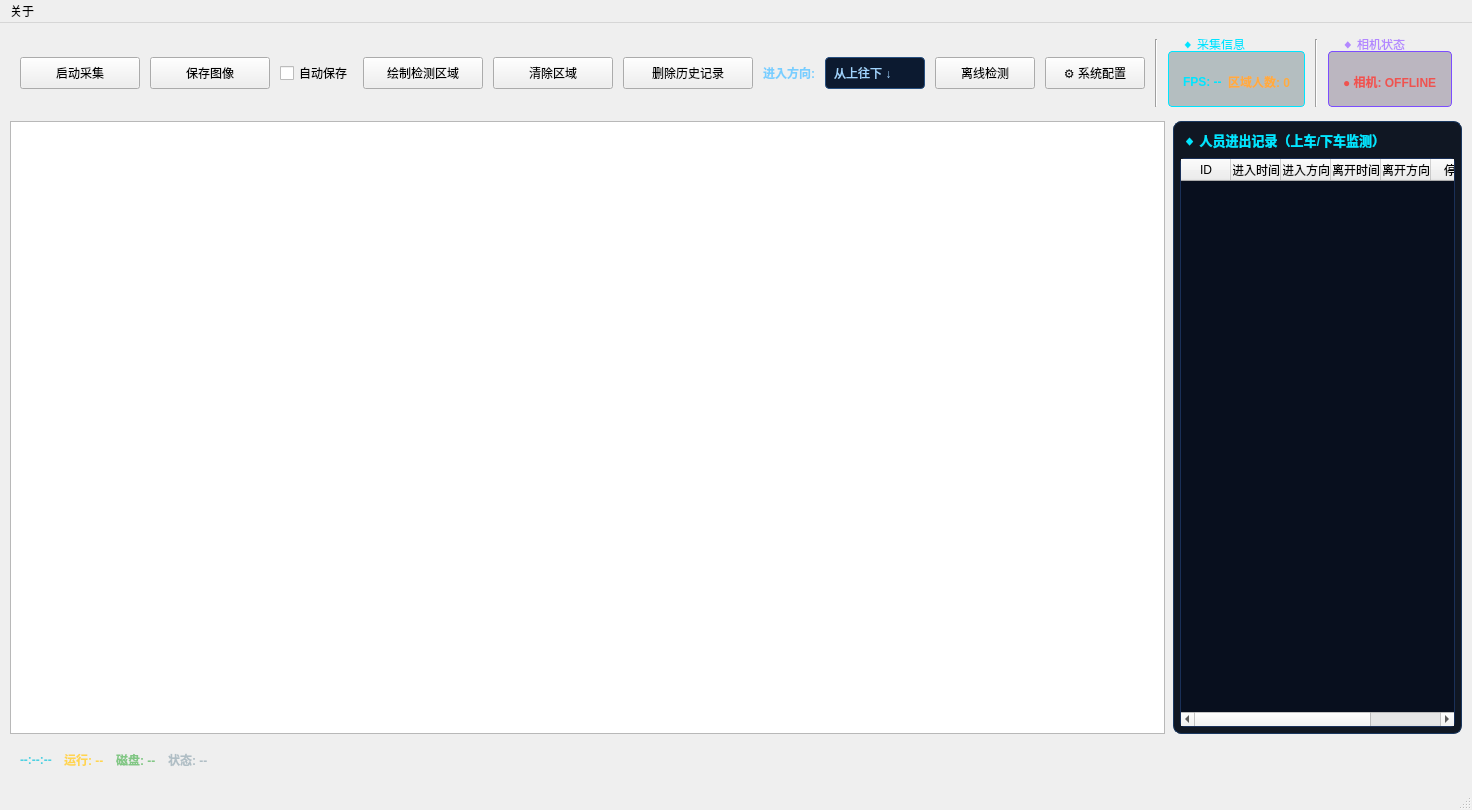
<?xml version="1.0" encoding="UTF-8"?>
<ui version="4.0">
 <class>MainWindow</class>
 <widget class="QMainWindow" name="MainWindow">
  <property name="geometry">
   <rect>
    <x>0</x>
    <y>0</y>
    <width>1440</width>
    <height>810</height>
   </rect>
  </property>
  <property name="windowTitle">
   <string>HX-CCD23 相机实时采集</string>
  </property>
  <widget class="QWidget" name="centralwidget">
   <layout class="QVBoxLayout" name="mainVerticalLayout">
    <property name="spacing">
     <number>8</number>
    </property>
    <property name="leftMargin">
     <number>10</number>
    </property>
    <property name="topMargin">
     <number>10</number>
    </property>
    <property name="rightMargin">
     <number>10</number>
    </property>
    <property name="bottomMargin">
     <number>10</number>
    </property>
    <!-- ===== 顶部工具栏行 ===== -->
    <item>
     <widget class="QFrame" name="toolBarFrame">
      <property name="sizePolicy">
       <sizepolicy hsizetype="Expanding" vsizetype="Fixed">
        <horstretch>0</horstretch>
        <verstretch>0</verstretch>
       </sizepolicy>
      </property>
      <property name="minimumSize">
       <size>
        <width>0</width>
        <height>80</height>
       </size>
      </property>
      <layout class="QHBoxLayout" name="toolBarLayout">
       <property name="spacing">
        <number>10</number>
       </property>
       <property name="leftMargin">
        <number>10</number>
       </property>
       <property name="topMargin">
        <number>6</number>
       </property>
       <property name="rightMargin">
        <number>10</number>
       </property>
       <property name="bottomMargin">
        <number>6</number>
       </property>
       <!-- 启动/停止采集 Toggle 按钮 -->
       <item>
        <widget class="QPushButton" name="btnToggle">
         <property name="minimumSize">
          <size>
           <width>120</width>
           <height>32</height>
          </size>
         </property>
         <property name="text">
          <string>启动采集</string>
         </property>
        </widget>
       </item>
       <!-- 保存图像按钮 -->
       <item>
        <widget class="QPushButton" name="btnSave">
         <property name="minimumSize">
          <size>
           <width>120</width>
           <height>32</height>
          </size>
         </property>
         <property name="text">
          <string>保存图像</string>
         </property>
        </widget>
       </item>
       <!-- 自动保存开关 -->
       <item>
        <widget class="QCheckBox" name="chkAutoSave">
         <property name="text">
          <string>自动保存</string>
         </property>
        </widget>
       </item>
       <!-- 绘制检测区域按钮 -->
       <item>
        <widget class="QPushButton" name="btnDrawRegion">
         <property name="minimumSize">
          <size>
           <width>120</width>
           <height>32</height>
          </size>
         </property>
         <property name="text">
          <string>绘制检测区域</string>
         </property>
        </widget>
       </item>
       <!-- 清除区域按钮 -->
       <item>
        <widget class="QPushButton" name="btnClearRegion">
         <property name="minimumSize">
          <size>
           <width>120</width>
           <height>32</height>
          </size>
         </property>
         <property name="text">
          <string>清除区域</string>
         </property>
        </widget>
       </item>
       <!-- 删除历史上下车记录按钮 -->
       <item>
        <widget class="QPushButton" name="btnClearHistory">
         <property name="minimumSize">
          <size>
           <width>130</width>
           <height>32</height>
          </size>
         </property>
         <property name="text">
          <string>删除历史记录</string>
         </property>
         <property name="toolTip">
          <string>删除本机保存的历史上下车/进出记录（含事件日志、访客记录、表格与计数）</string>
         </property>
        </widget>
       </item>
       <!-- 进入方向标签 -->
       <item>
        <widget class="QLabel" name="label_entryDir">
         <property name="text">
          <string>进入方向:</string>
         </property>
         <property name="styleSheet">
          <string notr="true">color: #78ceff; font-family: 'Consolas'; font-size: 12px; font-weight: bold;</string>
         </property>
        </widget>
       </item>
       <!-- 进入方向下拉框 -->
       <item>
        <widget class="QComboBox" name="cmbEntryDirection">
         <property name="minimumSize">
          <size>
           <width>100</width>
           <height>32</height>
          </size>
         </property>
         <property name="styleSheet">
          <string notr="true">QComboBox { background-color: #0c1a30; border: 1px solid #285080; border-radius: 4px; color: #a0d4ff; padding: 4px 8px; font-family: 'Consolas'; font-size: 12px; } QComboBox:hover { border-color: #40c8ff; } QComboBox::drop-down { border: none; width: 20px; } QComboBox QAbstractItemView { background-color: #0c1a30; border: 1px solid #285080; color: #a0d4ff; selection-background-color: #144888; }</string>
         </property>
         <item>
          <property name="text">
           <string>从上往下 ↓</string>
          </property>
         </item>
         <item>
          <property name="text">
           <string>从下往上 ↑</string>
          </property>
         </item>
        </widget>
       </item>
       <!-- 离线检测按钮 -->
       <item>
        <widget class="QPushButton" name="btnOfflineDetect">
         <property name="minimumSize">
          <size>
           <width>100</width>
           <height>32</height>
          </size>
         </property>
         <property name="text">
          <string>离线检测</string>
         </property>
        </widget>
       </item>
       <!-- 系统配置按钮 -->
       <item>
        <widget class="QPushButton" name="btnSettings">
         <property name="minimumSize">
          <size>
           <width>100</width>
           <height>32</height>
          </size>
         </property>
         <property name="text">
          <string>⚙ 系统配置</string>
         </property>
         <property name="toolTip">
          <string>打开系统配置（相机/推理/保存设置）</string>
         </property>
        </widget>
       </item>
       <!-- 分隔线 -->
       <item>
        <widget class="QFrame" name="sep1">
         <property name="frameShape">
          <enum>QFrame::VLine</enum>
         </property>
         <property name="frameShadow">
          <enum>QFrame::Sunken</enum>
         </property>
         <property name="styleSheet">
          <string notr="true">color: #2a3f5f;</string>
         </property>
        </widget>
       </item>
       <!-- 推理信息 -->
       <item>
        <widget class="QGroupBox" name="groupBox_info">
          <property name="styleSheet">
           <string notr="true">QGroupBox { border: 1px solid #00e5ff; border-radius: 4px; margin-top: 12px; padding: 2px 6px; background-color: rgba(0,40,50,0.25); } QGroupBox::title { color: #00e5ff; font-family: 'Consolas'; font-size: 10px; font-weight: bold; subcontrol-origin: margin; left: 8px; padding: 0 4px; top: -2px; }</string>
          </property>
          <property name="title">
           <string>◆ 采集信息</string>
         </property>
         <layout class="QHBoxLayout" name="infoLayout">
          <property name="spacing">
           <number>6</number>
          </property>
          <property name="leftMargin">
           <number>8</number>
          </property>
          <property name="topMargin">
           <number>10</number>
          </property>
          <property name="rightMargin">
           <number>8</number>
          </property>
          <property name="bottomMargin">
           <number>4</number>
          </property>
          <item>
           <widget class="QLabel" name="label_fps">
             <property name="styleSheet">
              <string notr="true">color: #00e5ff; font-family: 'Consolas'; font-size: 12px; font-weight: bold;</string>
             </property>
             <property name="text">
              <string>FPS: --</string>
             </property>
            </widget>
           </item>
          <item>
           <widget class="QLabel" name="label_personCount">
             <property name="styleSheet">
              <string notr="true">color: #ffab40; font-family: 'Consolas'; font-size: 12px; font-weight: bold;</string>
             </property>
             <property name="text">
              <string>区域人数: 0</string>
             </property>
            </widget>
           </item>
          </layout>
         </widget>
       </item>
       <!-- 分隔线 -->
       <item>
        <widget class="QFrame" name="sep2">
         <property name="frameShape">
          <enum>QFrame::VLine</enum>
         </property>
         <property name="frameShadow">
          <enum>QFrame::Sunken</enum>
         </property>
         <property name="styleSheet">
          <string notr="true">color: #2a3f5f;</string>
         </property>
        </widget>
       </item>
       <!-- 相机状态 -->
       <item>
        <widget class="QGroupBox" name="groupBox_status">
          <property name="styleSheet">
           <string notr="true">QGroupBox { border: 1px solid #7c4dff; border-radius: 4px; margin-top: 12px; padding: 2px 6px; background-color: rgba(30,10,50,0.25); } QGroupBox::title { color: #b388ff; font-family: 'Consolas'; font-size: 10px; font-weight: bold; subcontrol-origin: margin; left: 8px; padding: 0 4px; top: -2px; }</string>
          </property>
          <property name="title">
           <string>◆ 相机状态</string>
         </property>
         <layout class="QHBoxLayout" name="statusLayout">
          <property name="spacing">
           <number>6</number>
          </property>
          <property name="leftMargin">
           <number>8</number>
          </property>
          <property name="topMargin">
           <number>10</number>
          </property>
          <property name="rightMargin">
           <number>8</number>
          </property>
          <property name="bottomMargin">
           <number>4</number>
          </property>
          <item>
           <widget class="QLabel" name="label_camStatus">
             <property name="styleSheet">
              <string notr="true">color: #ef5350; font-family: 'Consolas'; font-size: 12px; font-weight: bold;</string>
             </property>
             <property name="text">
              <string>● 相机: OFFLINE</string>
             </property>
            </widget>
           </item>
          </layout>
         </widget>
       </item>
       <!-- 弹簧 -->
       <item>
        <spacer name="toolBarSpacer">
         <property name="orientation">
          <enum>Qt::Horizontal</enum>
         </property>
         <property name="sizeHint" stdset="0">
          <size>
           <width>40</width>
           <height>20</height>
          </size>
         </property>
        </spacer>
       </item>
      </layout>
     </widget>
    </item>
    <!-- ===== 图像显示区域 ===== -->
    <item>
     <layout class="QHBoxLayout" name="imageLayout">
      <property name="spacing">
       <number>8</number>
      </property>
      <item>
       <widget class="QGraphicsView" name="imageView">
        <property name="sizePolicy">
         <sizepolicy hsizetype="Expanding" vsizetype="Expanding">
          <horstretch>4</horstretch>
          <verstretch>0</verstretch>
         </sizepolicy>
        </property>
        <property name="minimumSize">
         <size>
          <width>400</width>
          <height>300</height>
         </size>
        </property>
       </widget>
      </item>
      <!-- 右侧人员进出记录面板 -->
      <item>
       <widget class="QFrame" name="visitorPanel">
        <property name="sizePolicy">
         <sizepolicy hsizetype="Preferred" vsizetype="Expanding">
          <horstretch>1</horstretch>
          <verstretch>0</verstretch>
         </sizepolicy>
        </property>
        <property name="minimumSize">
         <size>
          <width>240</width>
          <height>0</height>
         </size>
        </property>
        <property name="maximumSize">
         <size>
          <width>320</width>
          <height>16777215</height>
         </size>
        </property>
        <property name="styleSheet">
         <string notr="true">QFrame#visitorPanel { background-color: rgba(6, 14, 26, 0.96); border: 1px solid #1a3860; border-radius: 8px; }</string>
        </property>
        <layout class="QVBoxLayout" name="visitorPanelLayout">
         <property name="spacing">
          <number>6</number>
         </property>
         <property name="leftMargin">
          <number>6</number>
         </property>
         <property name="topMargin">
          <number>6</number>
         </property>
         <property name="rightMargin">
          <number>6</number>
         </property>
         <property name="bottomMargin">
          <number>6</number>
         </property>
         <item>
          <widget class="QLabel" name="label_visitorTitle">
           <property name="text">
            <string>◆ 人员进出记录（上车/下车监测）</string>
           </property>
           <property name="styleSheet">
            <string notr="true">color: #00e5ff; font-family: 'Consolas'; font-size: 13px; font-weight: bold; padding: 2px 0;</string>
           </property>
          </widget>
         </item>
         <item>
          <widget class="QTableWidget" name="tableVisitors">
           <property name="columnCount">
            <number>7</number>
           </property>
           <property name="styleSheet">
            <string notr="true">QTableWidget { background-color: #080f1e; border: 1px solid #1a3058; border-radius: 4px; color: #b8d4f0; font-family: 'Consolas'; font-size: 11px; gridline-color: #1a3058; selection-background-color: rgba(64, 180, 255, 0.15); } QTableWidget::item { padding: 3px 6px; border-bottom: 1px solid #122040; } QHeaderView::section { background-color: #0a1a30; color: #78ceff; font-family: 'Consolas'; font-size: 11px; font-weight: bold; border: 1px solid #1a3058; padding: 4px 6px; }</string>
           </property>
           <attribute name="horizontalHeaderDefaultSectionSize">
            <number>50</number>
           </attribute>
           <attribute name="horizontalHeaderStretchLastSection">
            <bool>true</bool>
           </attribute>
           <attribute name="verticalHeaderVisible">
            <bool>false</bool>
           </attribute>
           <column>
            <property name="text">
             <string>ID</string>
            </property>
           </column>
           <column>
            <property name="text">
             <string>进入时间</string>
            </property>
           </column>
           <column>
            <property name="text">
             <string>进入方向</string>
            </property>
           </column>
           <column>
            <property name="text">
             <string>离开时间</string>
            </property>
           </column>
           <column>
            <property name="text">
             <string>离开方向</string>
            </property>
           </column>
           <column>
            <property name="text">
             <string>停留</string>
            </property>
           </column>
           <column>
            <property name="text">
             <string>状态</string>
            </property>
           </column>
          </widget>
         </item>
        </layout>
       </widget>
      </item>
     </layout>
    </item>
    <!-- ===== 底部状态栏 ===== -->
    <item>
     <widget class="QFrame" name="statusBarFrame">
      <property name="sizePolicy">
       <sizepolicy hsizetype="Expanding" vsizetype="Fixed">
        <horstretch>0</horstretch>
        <verstretch>0</verstretch>
       </sizepolicy>
      </property>
      <property name="minimumSize">
       <size>
        <width>0</width>
        <height>36</height>
       </size>
      </property>
      <layout class="QHBoxLayout" name="statusBarLayout">
       <property name="spacing">
        <number>12</number>
       </property>
       <property name="leftMargin">
        <number>10</number>
       </property>
       <property name="topMargin">
        <number>4</number>
       </property>
       <property name="rightMargin">
        <number>10</number>
       </property>
       <property name="bottomMargin">
        <number>4</number>
       </property>
       <item>
        <widget class="QLabel" name="timeLabel">
          <property name="styleSheet">
           <string notr="true">color: #4dd0e1; font-family: 'Consolas'; font-size: 12px; font-weight: bold;</string>
          </property>
          <property name="text">
           <string>--:--:--</string>
          </property>
         </widget>
        </item>
        <item>
         <widget class="QLabel" name="runTimeLabel">
          <property name="styleSheet">
           <string notr="true">color: #ffd54f; font-family: 'Consolas'; font-size: 12px; font-weight: bold;</string>
          </property>
          <property name="text">
           <string>运行: --</string>
          </property>
         </widget>
        </item>
        <item>
         <widget class="QLabel" name="diskLabel">
          <property name="styleSheet">
           <string notr="true">color: #81c784; font-family: 'Consolas'; font-size: 12px; font-weight: bold;</string>
         </property>
         <property name="text">
          <string>磁盘: --</string>
         </property>
        </widget>
       </item>
       <item>
        <widget class="QLabel" name="captureStatusLabel">
         <property name="styleSheet">
          <string notr="true">color: #b0bec5; font-family: 'Consolas'; font-size: 12px; font-weight: bold;</string>
         </property>
         <property name="text">
          <string>状态: --</string>
         </property>
        </widget>
       </item>
        <item>
         <spacer name="bottomSpacer">
          <property name="orientation">
           <enum>Qt::Horizontal</enum>
          </property>
          <property name="sizeHint" stdset="0">
           <size>
            <width>40</width>
            <height>20</height>
           </size>
          </property>
         </spacer>
        </item>
      </layout>
     </widget>
    </item>
   </layout>
  </widget>
  <widget class="QMenuBar" name="menubar">
   <property name="geometry">
    <rect>
     <x>0</x>
     <y>0</y>
     <width>1280</width>
     <height>28</height>
    </rect>
   </property>
   <widget class="QMenu" name="menuAbout">
    <property name="title">
     <string>关于</string>
    </property>
    <addaction name="actionversion"/>
   </widget>
   <addaction name="menuAbout"/>
  </widget>
  <widget class="QStatusBar" name="statusbar"/>
  <action name="actionversion">
   <property name="text">
    <string>版本</string>
   </property>
  </action>
 </widget>
 <resources/>
 <connections/>
</ui>
